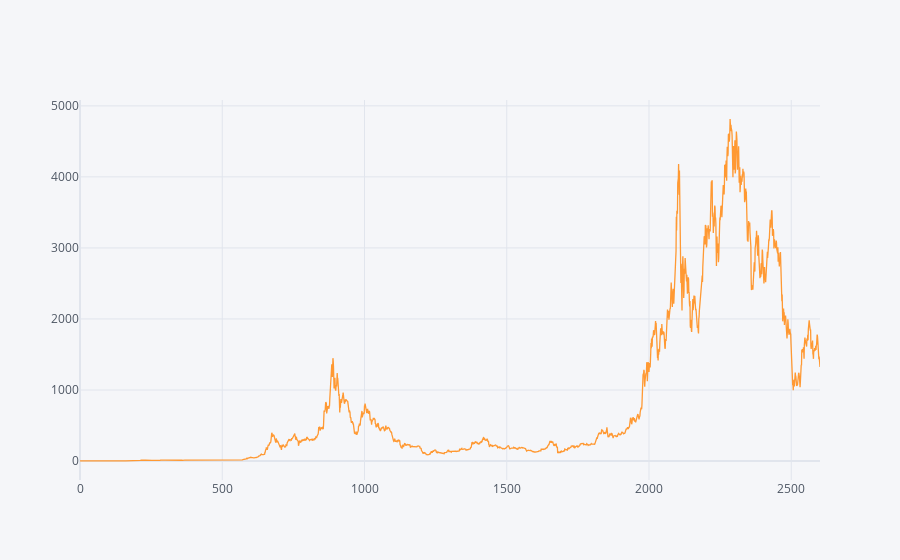

Notebook code cell kept with this figure:
### Code cell
df['y'].iplot();

### Figure 1 — Plotly figure (JSON) as saved in the notebook; plotly's stock layout.template omitted (floating-point values rounded to 4 significant figures; data arrays with more than 128 entries replaced by an {"elided": "..."} marker saying what was removed)
{"data": [{"line": {"color": "rgba(255, 153, 51, 1.0)", "dash": "solid", "shape": "linear", "width": 1.3}, "mode": "lines", "name": "y", "text": "", "type": "scatter", "x": {"elided": "2602 int values"}, "y": {"elided": "2602 float values"}}], "layout": {"legend": {"bgcolor": "#F5F6F9", "font": {"color": "#4D5663"}}, "paper_bgcolor": "#F5F6F9", "plot_bgcolor": "#F5F6F9", "title": {"font": {"color": "#4D5663"}}, "xaxis": {"gridcolor": "#E1E5ED", "showgrid": true, "tickfont": {"color": "#4D5663"}, "title": {"font": {"color": "#4D5663"}, "text": ""}, "zerolinecolor": "#E1E5ED"}, "yaxis": {"gridcolor": "#E1E5ED", "showgrid": true, "tickfont": {"color": "#4D5663"}, "title": {"font": {"color": "#4D5663"}, "text": ""}, "zerolinecolor": "#E1E5ED"}}}
